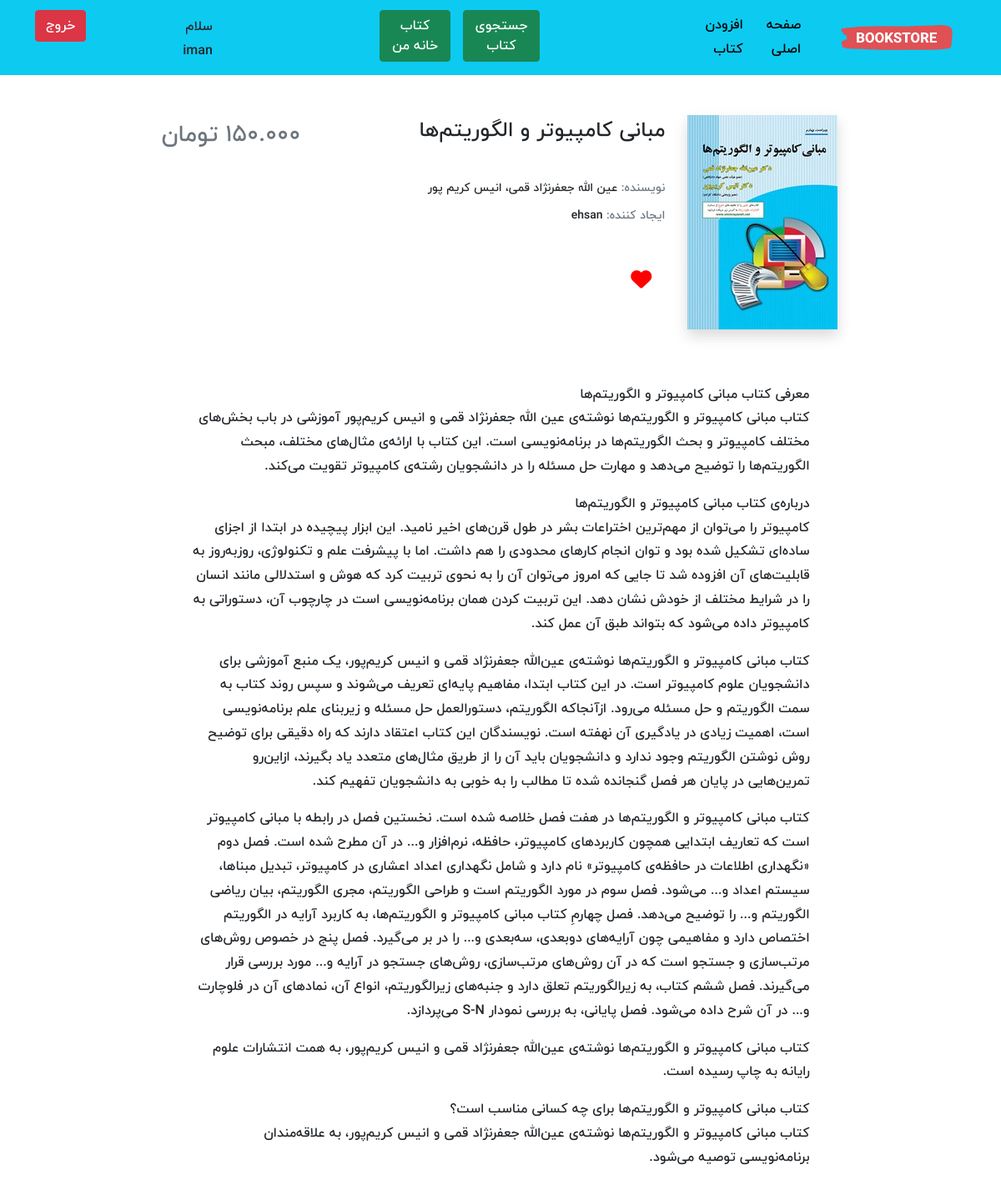
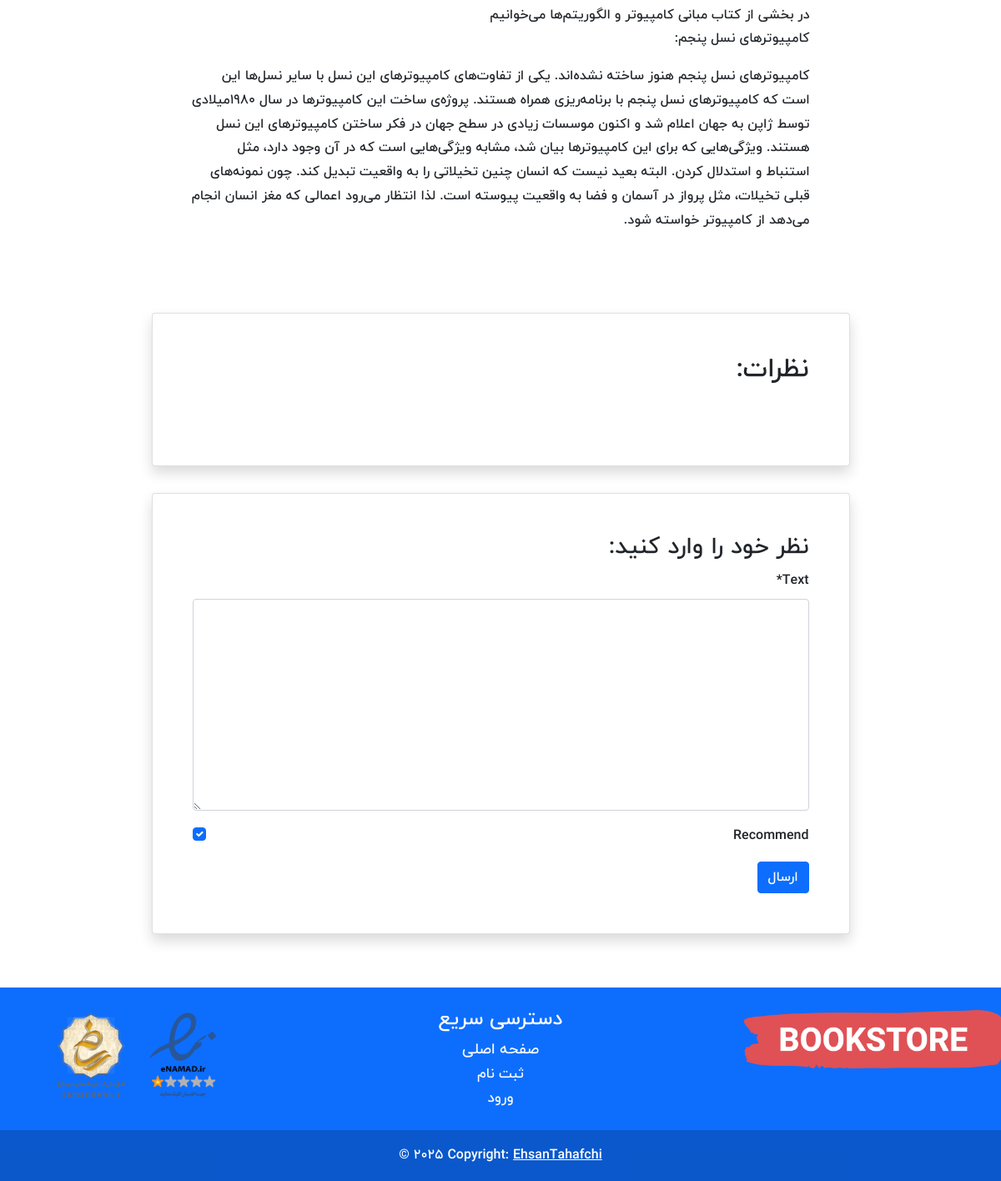
The page /books/2/ (signed in) on the database its author committed (2 pictures, top to bottom).
### accounts/models.py (models this page shows)
class CustomUser(AbstractUser):
    age = models.PositiveIntegerField(null=True, blank=True)

### books/models.py (models this page shows, shortened)
class Book(models.Model):
    user = models.ForeignKey(get_user_model(), on_delete=models.CASCADE)
    title = models.CharField(max_length=200)
    author = models.CharField(max_length=200)
    description = models.TextField()
    price = models.DecimalField(max_digits=6, decimal_places=3)
    cover = models.ImageField(upload_to='covers/', blank=True)
    favourite = models.ManyToManyField(get_user_model(), related_name='favourite', blank=True)

### books/views.py (the view)
# urls.py: path('<int:pk>/', book_detail_view, name='book_detail'),
@login_required
def book_detail_view(request, pk):
    book = get_object_or_404(Book, pk=pk)
    is_favourite = False
    book_comments = book.comments.all()
    if book.favourite.filter(pk=request.user.id).exists():
        is_favourite = True
    if request.method == 'POST':
        comment_form = CommentForm(request.POST)
        if comment_form.is_valid():
            new_comment = comment_form.save(commit=False)
            new_comment.book = book
            new_comment.user = request.user
            comment_form.save()
            comment_form = CommentForm()
    else:
        comment_form = CommentForm()
    return render(request, 'books/book_detail.html',
                  {'book': book, 'comments': book_comments, 'comment_form': comment_form, 'is_favourite': is_favourite})

### books/forms.py
class CommentForm(forms.ModelForm):
    class Meta:
        model = Comment
        fields = ['text', 'recommend', ]

### books/templates/books/book_detail.html (shortened to what this page needs)
{% extends '_base.html' %}
{% load crispy_forms_tags %}
{% block content %}
    <div class="container mt-5" dir="rtl">
        <div class="">
            <div class="">
                <div class="d-flex justify-content-center">
                    <div class="row w-sm-75 w-100">
                        <div class="col-xs-12 col-md-3 d-flex justify-content-center">
                            <div>
                                {% if book.cover %}
                                    <img class="shadow" src="{{ book.cover.url }}" class="img-fluid rounded-start" alt="...">
                                {% endif %}
                            </div>
                        </div>
                        <div class="col-xs-12 col-md-6 text-center text-md-end mt-md-1 mt-4">
                            <h4 style="font-size: 25px">{{ book.title }}</h4>
                            <br>
                            <h5 class="small my-1"><span class="text-muted">نویسنده: </span>{{ book.author }}</h5>
                            <h5 class="small my-1"><span class="text-muted">ایجاد کننده: </span>{{ book.user.username }}
                            </h5>
                            <br>
                            <div id="favourite-section" class="m-3" style="font-size: 25px">
                                {% if is_favourite %}
                                    <a href="{% url 'favourite_book' book.id %}"><i class="fa-solid fa-heart" style="color: #ff0000;"></i></a>
                                {% else %}
                                    <a href="{% url 'favourite_book' book.id %}"><i class="fa-regular fa-heart" style="color: #ff0000;"></i></a>
                                {% endif %}
                            </div>
                        </div>
                        <div class="col-xs-12 col-md-3 d-flex flex-column">
                            <h3 class="align-self-center pt-2 text-muted align-self-md-end">
                                {{ book.price }} تومان
                            </h3>
                        </div>
                    </div>
                </div>
                <div class="d-flex justify-content-center">
                    <div class="my-3 p-5 w-sm-75 w-100">
                        {{ book.description | linebreaks }}
                    </div>
                </div>
                <div class="d-flex justify-content-center">
                    <div class="card shadow my-3 p-5 w-sm-75 w-100">
                        <h2 class="mb-5">نظرات:</h2>
                    </div>
                </div>
                <div class="d-flex justify-content-center">
                    <div class="card shadow my-3 p-5 w-sm-75 w-100">
                        <h3>نظر خود را وارد کنید:</h3>
                        <form method="POST">
                            {{ comment_form | crispy }}
                            <button type="submit" class="btn btn-primary">ارسال</button>
                        </form>
                    </div>
                </div>
            </div>
        </div>
    </div>
{% endblock content %}

### templates/_base.html (shortened to what this page needs)
{% load static %}
<!DOCTYPE HTML PUBLIC "-//W3C//DTD HTML 4.01//EN" "http://www.w3.org/TR/html4/strict.dtd">
<html lang="en">
<head>
    <link href="https://cdn.jsdelivr.net/npm/bootstrap@5.1.3/dist/css/bootstrap.min.css" rel="stylesheet"
>
    <link rel="stylesheet" href="{% static 'css/style.css' %}">
    <link rel="stylesheet" href="https://cdnjs.cloudflare.com/ajax/libs/font-awesome/6.5.0/css/all.min.css">
</head>
<body>
    <nav class="navbar navbar-expand-lg navbar-dark bg-info" dir="rtl">
        <div class="container">
            <a href="{% url 'book_list' %}" class="navbar-brand"><img src="{% static 'icons/logo.png' %}" alt="" height="30" class="d-inline-block align-text-top"></a>
            <div class="collapse navbar-collapse" id="navbarNav">
                <ul class="navbar-nav">
                    <li class="nav-item active">
                        <div class="cls-font">
                            <a style="color: black" class="nav-link" href="{% url 'book_list' %}"> صفحه اصلی <span class="sr-only">(current)</span></a>
                        </div>
                    </li>
                    <li class="nav-item">
                        <div class="cls-font">
                            <a style="color: black" class="nav-link" href="{% url 'book_create' %}">افزودن کتاب</a>
                        </div>
                    </li>
                    <li class="nav-item" style="margin-right: 180px;margin-top: 4px">
                        <a href="{% url 'book_search' %}"><button type="button" class="btn btn-success">جستجوی کتاب</button></a>
                    </li>
                    {% if user.is_authenticated %}
                        <li class="nav-item" style="margin-right: 15px;margin-top: 4px">
                            <a href="{% url 'favourite_book_list' %}"><button type="button" class="btn btn-success">کتاب خانه من</button></a>
                        </li>
                        <li class="nav-item" style="margin-right: 200px;margin-top: 10px">
                        <div class="font">سلام {{ user.username }}</div>
                        </li>
                        <li class="nav-item" style="margin-right: 100px;margin-top: 4px">
                            <form action="{% url 'logout' %}" method="post">
                                <button type="submit" class="btn btn-danger">خروج</button>
                            </form>
                        </li>
                    {% else %}
                        <li class="nav-item" style="margin-right: 450px;margin-top: 4px">
                            <a href="{% url 'login' %}"><button type="button" class="btn btn-success">ورود</button></a>
                            <a href="{% url 'signup' %}"><button type="button" class="btn btn-success">ثبت نام</button></a>
                        </li>
                    {% endif %}
                </ul>
            </div>
        </div>
    </nav>
{% block content %}
{% endblock content %}
<br>
<br>
<footer class="bg-primary text-white text-center text-lg-start">
    <div class="container p-4">
        <div class="row">
            <div class="col-lg-3 col-md-12 mb-4 mb-md-0">
                <img src="{% static 'icons/log.png' %}" alt="" height="110" class="d-inline-block align-text-top">
                <img src="{% static 'icons/lo.png' %}" alt="" height="110" class="d-inline-block align-text-top">
            </div>
            <div class="col-lg-6 col-md-6 mb-4 mb-md-0" style="text-align: center">
                <h4 class="text-uppercase">دسترسی سریع</h4>
                <ul class="list-unstyled mb-0">
                    <li>
                        <a style="font-size: 18px" class="link-light text-decoration-none"
                           href="{% url 'book_list' %}"> صفحه اصلی </a>
                    </li>
                    <li>
                        <a style="font-size: 17px" class="link-light text-decoration-none"
                           href="{% url 'signup' %}">ثبت نام</a>
                    </li>
                    <li>
                        <a style="font-size: 17px" class="link-light text-decoration-none"
                           href="{% url 'login' %}">ورود</a>
                    </li>
                </ul>
            </div>
            <div class="col-lg-3 col-md-6 mb-4 mb-md-0">
                <img src="{% static 'icons/logo.png' %}" alt="" height="70" class="d-inline-block align-text-top">
            </div>
        </div>
    </div>
    <div class="text-center p-3" style="background-color: rgba(0, 0, 0, 0.2);">
        © 2025 Copyright:
        <a class="text-white" href="{% url 'book_list' %}">EhsanTahafchi</a>
    </div>
</footer>
</body>
</html>

### static/css/style.css (style rules this page uses)
* { font-family: 'BYekan', sans-serif; line-height: 1.8rem; }
@media (min-width: 576px) { .w-sm-75 { width: 75%!important; } }

### rows shown on the page
CustomUser: username "iman"
Book: cover (picture), title "مبانی کامپیوتر و الگوریتم‌ها", author "عین الله جعفرنژاد قمی، انیس کریم پور", user.username "ehsan", description "معرفی کتاب مبانی کامپیوتر و الگوریتم‌ها کتاب مبانی کامپیوتر و الگوریتم‌ها نوشته‌ی عین الله جعفرنژاد قمی و انیس کریم‌پور آموزشی در باب بخش‌های مختلف کامپیوتر و بحث الگوریتم‌ها در برنامه‌نویسی است. این کتاب با ارائه‌ی مثال‌های مختلف، مبحث الگوریتم‌ها را توضیح می‌دهد و مهارت حل مسئله را در دانشجویان رشته‌ی کامپیوتر تقویت می‌کند. درباره‌ی کتاب مبانی کامپیوتر و الگوریتم‌ها کامپیوتر را می‌توان از مهم‌ترین اختراعات بشر در طول قرن‌های اخیر نامید. این ابزار پیچیده در ابتدا از اجزای ساده‌ای تشکیل شده بود و توان انجام کارهای محدودی را هم داشت. اما با پیشرفت علم و تکنولوژی، روزبه‌روز به قابلیت‌های آن افزوده شد تا جایی که امروز می‌توان آن را به نحوی تربیت کرد که هوش و استدلالی مانند انسان را در شرایط…"
